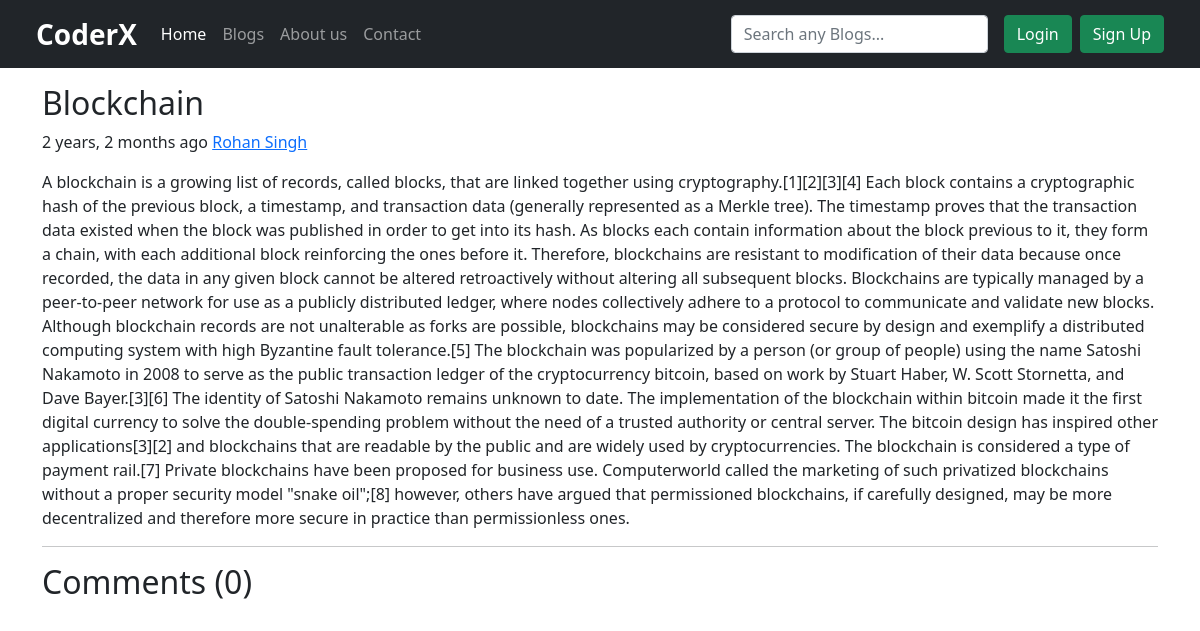
The app's page /blog/blockchain with its own data.
### coder/models.py (models this page shows, shortened)
class myPost(models.Model):
	sno = models.AutoField(primary_key=True)
	title = models.CharField(max_length=200)
	slug = models.CharField(max_length=100)
	content = models.TextField()
	author = models.CharField(max_length=50)
	category = models.CharField(max_length=50)
	postDate = models.DateTimeField(max_length=40)
	postViews = models.IntegerField(default=0)
	thumbnail = models.ImageField(upload_to='blog/thumnail/',max_length=100,default='',null=True)

### coder/views.py (the view)
# urls.py: path('blog/<str:slug>', views.getBlog, name='getBlog'),
def getBlog(request, slug):
	getPost = myPost.objects.filter(slug=slug)
	allComments = blogComment.objects.filter(post=getPost[0])
	views = getPost[0].postViews+1
	comments = [comment for comment in allComments if comment.parent == None]
	replys = [comment for comment in allComments if comment.parent != None]
	print(comments)
	params = {'user':request.user, 'post':getPost, 'comments':comments, 'replys':replys}
	return render(request, 'blogContent.html',params)

### templates/blogContent.html (shortened to what this page needs)
{% extends 'layout.html' %}
{% block body %}
{% load humanize %}
<div class="container mt-2">
    <article class="blog-post my-3">
        <h2 class="blog-post-title">{{post.0.title}}</h2>
        <p class="blog-post-meta">{{post.0.postDate|naturaltime}} <a href="#">{{post.0.author}}</a></p>
        <p class="my-2">{{post.0.content|safe}}</p>
    </article>
    <hr>
    <h2>Comments ({{comments|length}})</h2>
</div>
{% endblock %}

### records on screen
myPost: title "Blockchain", postDate "2 years, 2 months ago", author "Rohan Singh", content "A blockchain is a growing list of records, called blocks, that are linked together using cryptography.[1][2][3][4] Each block contains a cryptographic hash of the previous block, a timestamp, and transaction data (generally represented as a Merkle tree). The timestamp proves that the transaction data existed when the block was published in order to get into its hash. As blocks each contain information about the block previous to it, they form a chain, with each additional block reinforcing the ones before it. Therefore, blockchains are resistant to modification of their data because once recorded, the data in any given block cannot be altered retroactively without altering all subsequent…"

### other values on screen
{{ comments|length }} "0"
